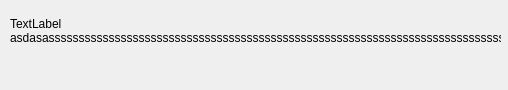
<?xml version="1.0" encoding="UTF-8"?>
<ui version="4.0">
 <class>Qualification_Form</class>
 <widget class="QWidget" name="Qualification_Form">
  <property name="geometry">
   <rect>
    <x>0</x>
    <y>0</y>
    <width>508</width>
    <height>90</height>
   </rect>
  </property>
  <property name="windowTitle">
   <string>Form</string>
  </property>
  <widget class="QLabel" name="label">
   <property name="geometry">
    <rect>
     <x>10</x>
     <y>10</y>
     <width>491</width>
     <height>41</height>
    </rect>
   </property>
   <property name="text">
    <string>TextLabel asdasassssssssssssssssssssssssssssssssssssssssssssssssssssssssssssssssssssssssssssssssssssss</string>
   </property>
   <property name="scaledContents">
    <bool>false</bool>
   </property>
   <property name="wordWrap">
    <bool>true</bool>
   </property>
  </widget>
 </widget>
 <resources/>
 <connections/>
</ui>
